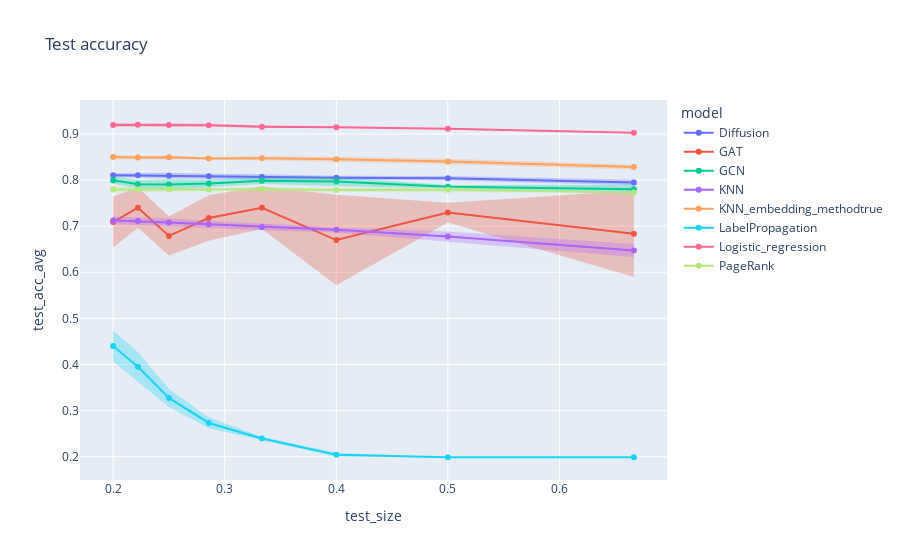

Here is the notebook cell this chart was saved with:
### Markdown cell above
`Wikivitals`

### Code cell
# Compute average and standard deviation according to values of k
grouped = df_tot.groupby(['dataset', 'model', 'k', 'train_size', 'test_size'])[['train_acc', 'test_acc']].agg({'train_acc': ['mean', 'std'], 'test_acc': ['mean', 'std']}).reset_index()
grouped.columns = ['dataset', 'model', 'k', 'train_size', 'test_size', 'train_acc_avg', 'train_acc_std', 'test_acc_avg', 'test_acc_std', ]
grouped

# Test split
for error_y_mode in {'band'}:
    fig = line(
        data_frame = grouped[grouped['dataset']=='wikivitals'],
        x = 'test_size',
        y = 'test_acc_avg',
        error_y = 'test_acc_std',
        error_y_mode = error_y_mode,
        color = 'model',
        title = f'Test accuracy',
        markers = '.',
    )
    fig.show()

### Figure 1 — Plotly figure (JSON) as saved in the notebook; plotly's stock layout.template omitted (floating-point values rounded to 4 significant figures)
{"data": [{"fill": "toself", "fillcolor": "rgba(99,110,250,.3)", "hoverinfo": "skip", "legendgroup": "Diffusion", "line": {"color": "rgba(255,255,255,0)"}, "showlegend": false, "type": "scatter", "x": [0.6667, 0.5, 0.4, 0.3333, 0.2857, 0.25, 0.2222, 0.2, 0.2, 0.2222, 0.25, 0.2857, 0.3333, 0.4, 0.5, 0.6667], "xaxis": "x", "y": [0.8011, 0.8087, 0.8091, 0.8129, 0.8136, 0.8159, 0.8153, 0.8151, 0.8057, 0.8054, 0.8034, 0.803, 0.8006, 0.801, 0.7991, 0.7886], "yaxis": "y"}, {"hovertemplate": "model=Diffusion<br>test_size=%{x}<br>test_acc_avg=%{y}<extra></extra>", "legendgroup": "Diffusion", "line": {"color": "#636efa", "dash": "solid"}, "marker": {"symbol": "circle"}, "mode": "markers+lines", "name": "Diffusion", "orientation": "v", "showlegend": true, "type": "scatter", "x": [0.6667, 0.5, 0.4, 0.3333, 0.2857, 0.25, 0.2222, 0.2], "xaxis": "x", "y": [0.7949, 0.8039, 0.8051, 0.8068, 0.8083, 0.8096, 0.8104, 0.8104], "yaxis": "y"}, {"fill": "toself", "fillcolor": "rgba(239,85,59,.3)", "hoverinfo": "skip", "legendgroup": "GAT", "line": {"color": "rgba(255,255,255,0)"}, "showlegend": false, "type": "scatter", "x": [0.6667, 0.5, 0.4, 0.3333, 0.2857, 0.25, 0.2222, 0.2, 0.2, 0.2222, 0.25, 0.2857, 0.3333, 0.4, 0.5, 0.6667], "xaxis": "x", "y": [0.7772, 0.7509, 0.7681, 0.7864, 0.767, 0.7214, 0.7836, 0.7643, 0.6538, 0.6966, 0.6365, 0.6685, 0.6937, 0.5717, 0.7082, 0.5899], "yaxis": "y"}, {"hovertemplate": "model=GAT<br>test_size=%{x}<br>test_acc_avg=%{y}<extra></extra>", "legendgroup": "GAT", "line": {"color": "#EF553B", "dash": "solid"}, "marker": {"symbol": "circle"}, "mode": "markers+lines", "name": "GAT", "orientation": "v", "showlegend": true, "type": "scatter", "x": [0.6667, 0.5, 0.4, 0.3333, 0.2857, 0.25, 0.2222, 0.2], "xaxis": "x", "y": [0.6835, 0.7296, 0.6699, 0.7401, 0.7177, 0.6789, 0.7401, 0.709], "yaxis": "y"}, {"fill": "toself", "fillcolor": "rgba(0,204,150,.3)", "hoverinfo": "skip", "legendgroup": "GCN", "line": {"color": "rgba(255,255,255,0)"}, "showlegend": false, "type": "scatter", "x": [0.6667, 0.5, 0.4, 0.3333, 0.2857, 0.25, 0.2222, 0.2, 0.2, 0.2222, 0.25, 0.2857, 0.3333, 0.4, 0.5, 0.6667], "xaxis": "x", "y": [0.79, 0.7895, 0.8061, 0.8058, 0.801, 0.8018, 0.8001, 0.807, 0.7919, 0.7823, 0.7794, 0.7842, 0.7914, 0.7872, 0.7815, 0.7704], "yaxis": "y"}, {"hovertemplate": "model=GCN<br>test_size=%{x}<br>test_acc_avg=%{y}<extra></extra>", "legendgroup": "GCN", "line": {"color": "#00cc96", "dash": "solid"}, "marker": {"symbol": "circle"}, "mode": "markers+lines", "name": "GCN", "orientation": "v", "showlegend": true, "type": "scatter", "x": [0.6667, 0.5, 0.4, 0.3333, 0.2857, 0.25, 0.2222, 0.2], "xaxis": "x", "y": [0.7802, 0.7855, 0.7967, 0.7986, 0.7926, 0.7906, 0.7912, 0.7995], "yaxis": "y"}, {"fill": "toself", "fillcolor": "rgba(171,99,250,.3)", "hoverinfo": "skip", "legendgroup": "KNN", "line": {"color": "rgba(255,255,255,0)"}, "showlegend": false, "type": "scatter", "x": [0.6667, 0.5, 0.4, 0.3333, 0.2857, 0.25, 0.2222, 0.2, 0.2, 0.2222, 0.25, 0.2857, 0.3333, 0.4, 0.5, 0.6667], "xaxis": "x", "y": [0.6612, 0.6885, 0.6978, 0.7055, 0.7119, 0.7169, 0.7197, 0.7211, 0.7039, 0.7024, 0.6996, 0.6962, 0.6914, 0.6863, 0.6663, 0.6329], "yaxis": "y"}, {"hovertemplate": "model=KNN<br>test_size=%{x}<br>test_acc_avg=%{y}<extra></extra>", "legendgroup": "KNN", "line": {"color": "#ab63fa", "dash": "solid"}, "marker": {"symbol": "circle"}, "mode": "markers+lines", "name": "KNN", "orientation": "v", "showlegend": true, "type": "scatter", "x": [0.6667, 0.5, 0.4, 0.3333, 0.2857, 0.25, 0.2222, 0.2], "xaxis": "x", "y": [0.647, 0.6774, 0.6921, 0.6984, 0.7041, 0.7082, 0.711, 0.7125], "yaxis": "y"}, {"fill": "toself", "fillcolor": "rgba(255,161,90,.3)", "hoverinfo": "skip", "legendgroup": "KNN_embedding_methodtrue", "line": {"color": "rgba(255,255,255,0)"}, "showlegend": false, "type": "scatter", "x": [0.6667, 0.5, 0.4, 0.3333, 0.2857, 0.25, 0.2222, 0.2, 0.2, 0.2222, 0.25, 0.2857, 0.3333, 0.4, 0.5, 0.6667], "xaxis": "x", "y": [0.8337, 0.8461, 0.8505, 0.8522, 0.8488, 0.8539, 0.853, 0.8548, 0.8453, 0.8452, 0.845, 0.8448, 0.8428, 0.8398, 0.8342, 0.8227], "yaxis": "y"}, {"hovertemplate": "model=KNN_embedding_methodtrue<br>test_size=%{x}<br>test_acc_avg=%{y}<extra></extra>", "legendgroup": "KNN_embedding_methodtrue", "line": {"color": "#FFA15A", "dash": "solid"}, "marker": {"symbol": "circle"}, "mode": "markers+lines", "name": "KNN_embedding_methodtrue", "orientation": "v", "showlegend": true, "type": "scatter", "x": [0.6667, 0.5, 0.4, 0.3333, 0.2857, 0.25, 0.2222, 0.2], "xaxis": "x", "y": [0.8282, 0.8402, 0.8451, 0.8475, 0.8468, 0.8495, 0.8491, 0.8501], "yaxis": "y"}, {"fill": "toself", "fillcolor": "rgba(25,211,243,.3)", "hoverinfo": "skip", "legendgroup": "LabelPropagation", "line": {"color": "rgba(255,255,255,0)"}, "showlegend": false, "type": "scatter", "x": [0.6667, 0.5, 0.4, 0.3333, 0.2857, 0.25, 0.2222, 0.2, 0.2, 0.2222, 0.25, 0.2857, 0.3333, 0.4, 0.5, 0.6667], "xaxis": "x", "y": [0.199, 0.199, 0.2087, 0.2433, 0.2849, 0.3473, 0.4269, 0.4737, 0.4063, 0.3633, 0.3075, 0.2614, 0.2358, 0.1999, 0.1988, 0.1988], "yaxis": "y"}, {"hovertemplate": "model=LabelPropagation<br>test_size=%{x}<br>test_acc_avg=%{y}<extra></extra>", "legendgroup": "LabelPropagation", "line": {"color": "#19d3f3", "dash": "solid"}, "marker": {"symbol": "circle"}, "mode": "markers+lines", "name": "LabelPropagation", "orientation": "v", "showlegend": true, "type": "scatter", "x": [0.6667, 0.5, 0.4, 0.3333, 0.2857, 0.25, 0.2222, 0.2], "xaxis": "x", "y": [0.1989, 0.1989, 0.2043, 0.2395, 0.2731, 0.3274, 0.3951, 0.44], "yaxis": "y"}, {"fill": "toself", "fillcolor": "rgba(255,102,146,.3)", "hoverinfo": "skip", "legendgroup": "Logistic_regression", "line": {"color": "rgba(255,255,255,0)"}, "showlegend": false, "type": "scatter", "x": [0.6667, 0.5, 0.4, 0.3333, 0.2857, 0.25, 0.2222, 0.2, 0.2, 0.2222, 0.25, 0.2857, 0.3333, 0.4, 0.5, 0.6667], "xaxis": "x", "y": [0.9036, 0.9129, 0.9167, 0.919, 0.9226, 0.9237, 0.9229, 0.9244, 0.9146, 0.9167, 0.9154, 0.9156, 0.9129, 0.9128, 0.9095, 0.9016], "yaxis": "y"}, {"hovertemplate": "model=Logistic_regression<br>test_size=%{x}<br>test_acc_avg=%{y}<extra></extra>", "legendgroup": "Logistic_regression", "line": {"color": "#FF6692", "dash": "solid"}, "marker": {"symbol": "circle"}, "mode": "markers+lines", "name": "Logistic_regression", "orientation": "v", "showlegend": true, "type": "scatter", "x": [0.6667, 0.5, 0.4, 0.3333, 0.2857, 0.25, 0.2222, 0.2], "xaxis": "x", "y": [0.9026, 0.9112, 0.9147, 0.9159, 0.9191, 0.9195, 0.9198, 0.9195], "yaxis": "y"}, {"fill": "toself", "fillcolor": "rgba(182,232,128,.3)", "hoverinfo": "skip", "legendgroup": "PageRank", "line": {"color": "rgba(255,255,255,0)"}, "showlegend": false, "type": "scatter", "x": [0.6667, 0.5, 0.4, 0.3333, 0.2857, 0.25, 0.2222, 0.2, 0.2, 0.2222, 0.25, 0.2857, 0.3333, 0.4, 0.5, 0.6667], "xaxis": "x", "y": [0.7746, 0.7849, 0.7826, 0.7847, 0.783, 0.7873, 0.7855, 0.7864, 0.773, 0.7739, 0.7734, 0.7758, 0.7755, 0.7745, 0.7735, 0.7715], "yaxis": "y"}, {"hovertemplate": "model=PageRank<br>test_size=%{x}<br>test_acc_avg=%{y}<extra></extra>", "legendgroup": "PageRank", "line": {"color": "#B6E880", "dash": "solid"}, "marker": {"symbol": "circle"}, "mode": "markers+lines", "name": "PageRank", "orientation": "v", "showlegend": true, "type": "scatter", "x": [0.6667, 0.5, 0.4, 0.3333, 0.2857, 0.25, 0.2222, 0.2], "xaxis": "x", "y": [0.773, 0.7792, 0.7786, 0.7801, 0.7794, 0.7803, 0.7797, 0.7797], "yaxis": "y"}], "layout": {"legend": {"title": {"text": "model"}, "tracegroupgap": 0}, "title": {"text": "Test accuracy"}, "xaxis": {"anchor": "y", "domain": [0, 1], "title": {"text": "test_size"}}, "yaxis": {"anchor": "x", "domain": [0, 1], "title": {"text": "test_acc_avg"}}}}
